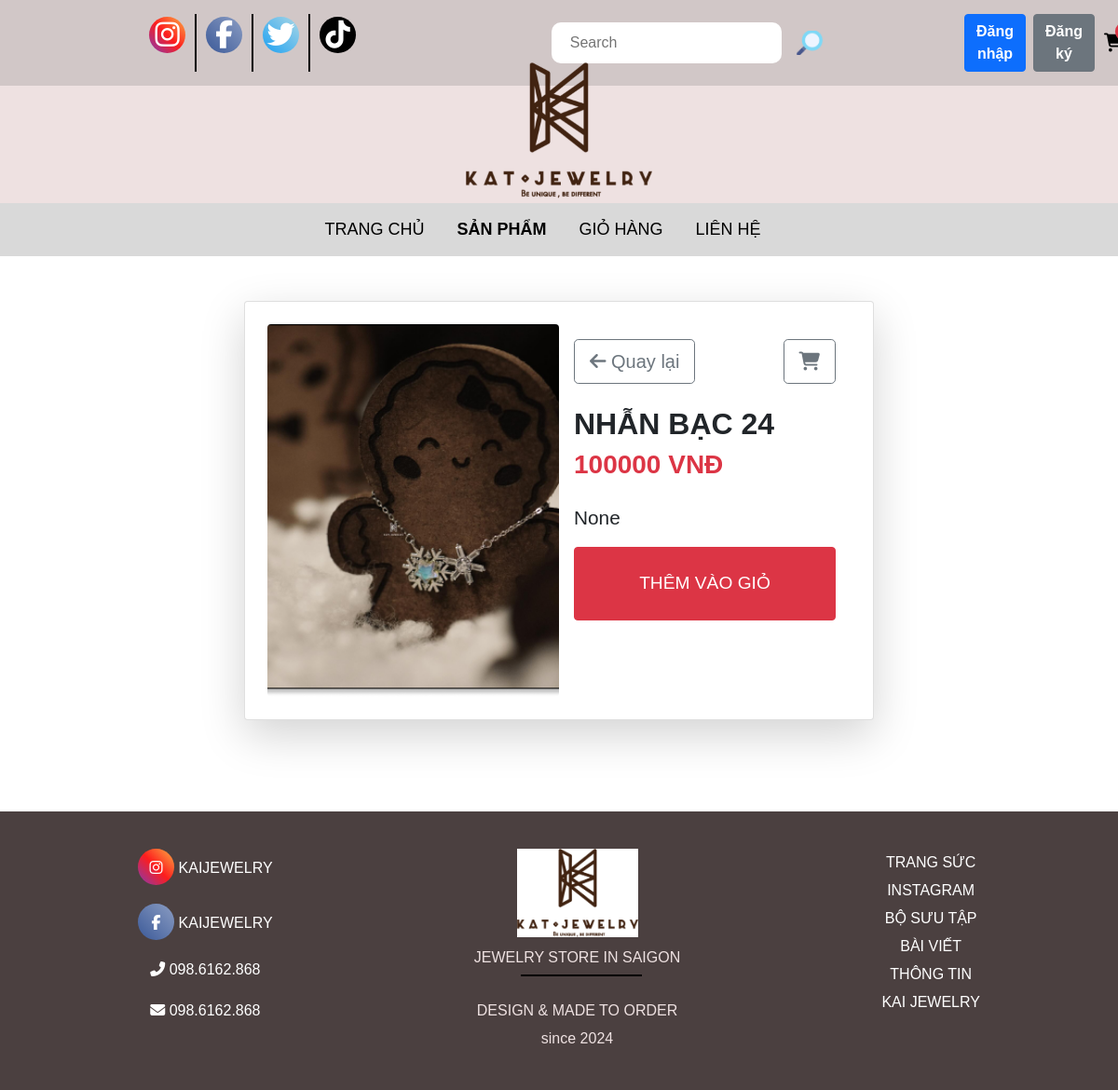
/detail/?id=2, run on the app's committed database.
### apps/models.py (models this page shows, shortened)
class Product(models.Model):
    category = models.ManyToManyField(Category, related_name='product')
    name = models.CharField(max_length=200, null=True)
    price = models.IntegerField()
    detail =models.TextField(null=True, blank = True)
    image = models.ImageField(null =True, blank = True)
    @property
    def ImageURL(self):
        try:
            url = self.image.url
        except:
            url = ''
        return url

### apps/views.py (the view)
# urls.py: path('detail/', views.detail, name='detail'),
def detail(request):
  if request.user.is_authenticated:
     customer = request.user
     order, created = Order.objects.get_or_create(customer = customer, complete = False)
     items = order.orderitem_set.all()
     cartItems = order.get_cart_items
     user_login = "show"
     user_not_login = "hidden"
  else:
     items = []
     order = {'get_cart_items' : 0 , 'get_cart_total':0}
     cartItems = order['get_cart_items']
     user_login = "hidden"
     user_not_login = "show"
  id =request.GET.get('id','')
  products =Product.objects.filter(id = id)
  context = {'items' :items,
             "order" : order,
             'user_login': user_login,
             'user_not_login':user_not_login,
             'cartItems':cartItems,
              'products':products
             }
  return render(request, 'detail.html', context)

### apps/templates/detail.html (shortened to what this page needs)
{%load static%}
<!DOCTYPE html>
<html lang="en">
  <head>
    <link rel="stylesheet" href="https://cdnjs.cloudflare.com/ajax/libs/font-awesome/6.7.2/css/all.min.css" />
    <link rel="stylesheet" href="{% static 'css/bootstrap.min.css' %}" />
    <link rel="stylesheet" href="{% static 'css/style.css' %}" />
    <link rel="stylesheet" href="{% static 'css/show_product.css' %}" />
  </head>
  <body>
    <div class="header">
      <div class="list-social">
        <div class="list__social inst">
          <a href=""><i class="fa-brands fa-instagram"></i></a>
        </div>
        <div class="list__social face">
          <a href=""><i class="fa-brands fa-facebook-f"></i></a>
        </div>
        <div class="list__social twit">
          <a href=""> <i class="fa-brands fa-twitter"></i></a>
        </div>
        <div class="list__social tikt">
          <a href=""><i class="fa-brands fa-tiktok"></i></a>
        </div>
      </div>
      <div class="support-bar">
        <form class="d-flex" role="search" method="POST" action="{%url 'search'%}">
          <input name="searched" placeholder="Search" class="search-input" />
          <button type="submit" class="btn btn-link p-0 border-0">
            <img src="{% static 'img/search.png' %}" alt="Search" class="img-fluid" />
          </button>
        </form>
        <div class="auth-container d-flex justify-content-between align-items-center">
          <div class="auth-buttons d-flex" style="visibility: {{ user_not_login }}">
            <a href="{%url 'login'%}"
              ><button class="btn btn-primary me-2"><b>Đăng nhập</b></button></a
            >
            <a href="{%url 'register'%}"
              ><button class="btn btn-secondary"><b>Đăng ký</b></button></a
            >
          </div>
        </div>
        <div class="form-inline my-2 my-lg-0 position-relative">
          <a id="cart-icon" href="{% url 'cart' %}" class="text-decoration-none">
            <i class="fa-solid fa-cart-shopping fa-lg"></i>
          </a>
          <span id="cart-total" class="position-absolute top-0 start-100 translate-middle badge rounded-pill bg-danger"> {{cartItems}} </span>
        </div>
      </div>
    </div>
    <div class="header-logo"><img src="{% static "img/logo.png" %}" alt="" /></div>
    <div class="hero">
      <div class="menu">
        <a href="{% url 'home' %}">
          <div class="menu-pages">TRANG CHỦ</div>
        </a>
        <a href="{% url 'product' %}">
          <div class="menu-pages menu-active">SẢN PHẨM</div>
        </a>
        <a href="{% url 'cart' %}">
          <div class="menu-pages">GIỎ HÀNG</div>
        </a>
        <a href="{% url 'contact' %}">
          <div class="menu-pages">LIÊN HỆ</div>
        </a>
      </div>
    </div>
    <div class="container-fluid mt-5 mb-5">
      <div class="row justify-content-center">
        {% for product in products %}
        <div class="col-lg-7 col-md-9 mb-5">
          <div class="card shadow-lg p-4">
            <div class="row g-0">
              <div class="col-md-6 text-center">
                <img class="img-fluid rounded" src="{{ product.ImageURL }}" alt="{{ product.name }}" style="max-width: 100%; height: 400px; object-fit: cover" />
              </div>
              <div class="col-md-6">
                <div class="card-body">
                  <div class="d-flex justify-content-between align-items-center mb-4">
                    <a href="{% url 'product' %}" class="btn btn-outline-secondary btn-lg"> <i class="fas fa-arrow-left"></i> Quay lại </a>
                    <a href="{% url 'cart' %}" class="btn btn-outline-secondary btn-lg">
                      <i class="fas fa-shopping-cart"></i>
                    </a>
                  </div>
                  <h2 class="card-title text-uppercase fw-bold">{{ product.name }}</h2>
                  <h3 class="text-danger fw-bold">{{ product.price }} VNĐ</h3>
                  <p class="card-text mt-4" style="font-size: 1.3rem">{{ product.detail }}</p>
                  <button data-product="{{ product.id }}" data-action="add" class="btn btn-danger text-uppercase w-100 py-4 update-cart" style="font-size: 1.2rem">Thêm vào giỏ</button>
                </div>
              </div>
            </div>
          </div>
        </div>
        {% endfor %}
      </div>
    </div>
    <div class="footer">
      <div class="footer-box">
        <a class="footer-box-left" href="">
          <i class="fa-brands fa-instagram"></i>
          <span>KAIJEWELRY</span>
        </a>
        <a class="footer-box-left" href="">
          <i class="fa-brands fa-facebook-f"></i>
          <span>KAIJEWELRY</span>
        </a>
        <a class="footer-box-left" href="">
          <i class="fa-solid fa-phone-flip"></i>
          <span>098.6162.868</span>
        </a>
        <a class="footer-box-left" href="">
          <i class="fa-solid fa-envelope"></i>
          <span>098.6162.868</span>
        </a>
      </div>
      <div class="footer-box">
        <div class="footer-box-icon"><img src="{% static 'img/logo.png' %}" alt="" /></div>
        <div class="footer-box-desc">JEWELRY STORE IN SAIGON</div>
        <div class="footer-desc">DESIGN & MADE TO ORDER</div>
        <div class="footer-desc">since 2024</div>
      </div>
      <div class="footer-box">
        <a href=""><div class="footer-desc">TRANG SỨC</div></a>
        <a href=""><div class="footer-desc">INSTAGRAM</div></a>
        <a href=""><div class="footer-desc">BỘ SƯU TẬP</div></a>
        <a href=""><div class="footer-desc">BÀI VIẾT</div></a>
        <a href=""><div class="footer-desc">THÔNG TIN</div></a>
        <a href=""><div class="footer-desc">KAI JEWELRY</div></a>
      </div>
    </div>
  </body>
</html>

### apps/static/css/style.css (style rules this page uses)
* { margin: 0; padding: 0; box-sizing: border-box; font-family: Arial, Helvetica, sans-serif; }
a { color: black; text-decoration: unset; }
.header { background: #d1c7c7; display: flex; justify-content: space-between; }
.list-social, .support-bar { display: flex; justify-content: space-between; padding: 15px 150px; min-width: 400px; }
.list__social:last-child { border-right: none; }
.list__social { border-right: 2px solid black; font-size: 30px; padding: 0 10px; }
.support-bar img { width: 30px; margin: 0 15px; }
.fa-brands { border-radius: 50%; display: inline-flex; justify-content: center; align-items: center; color: white; width: 39px; height: 39px; text-align: center; }
.fa-instagram { background: linear-gradient(45deg, #833ab4, #fd1d1d, #fcb045); }
.fa-facebook-f { background: linear-gradient(45deg, #3b5998, #8b9dc3); }
.fa-twitter { background: linear-gradient(45deg, #1da1f2, #a9d6e5); }
.fa-tiktok { background: linear-gradient(45deg, #000, #010101); }
.support-bar { display: flex; align-items: center; gap: 10px; }
.support-bar .search-input { padding: 10px 20px; outline: none; border: none; border-radius: 10px; }
#cart-icon { width: 50px; }
.header-logo { background: #eee1e1; text-align: center; padding: 5px; }
.header-logo img { margin-top: -30px; width: 200px; }
.menu { display: flex; justify-content: center; background: #d9d9d9; padding: 15px; }
.menu-pages { margin-right: 35px; font-size: 18px; }
.menu-active, .product-item-active { font-weight: bold; }
.footer { margin-top: 50px; display: flex; justify-content: space-around; background: #4b4040; color: #eee1e1; padding: 40px; }
.footer span, .footer a { color: #ffffff; }
.footer-box { margin: 0 30px; text-align: center; }
.footer-box:last-child { border: none; }
.footer-box:last-child::before { display: none; }
.footer-box-left { display: block; margin-bottom: 20px; }
.footer-box-icon img { width: 130px; background: white; margin-bottom: 10px; }
.footer-box-desc { position: relative; margin-bottom: 30px; }
.footer-box-desc::before { content: ""; position: absolute; top: 30px; left: 50px; width: 130px; height: 2px; background: #000; }
.footer-box .footer-desc { line-height: 30px; }

### data on the page
Product: ImageURL (picture), name "NHẪN BẠC 24", price "100000", detail "None"
